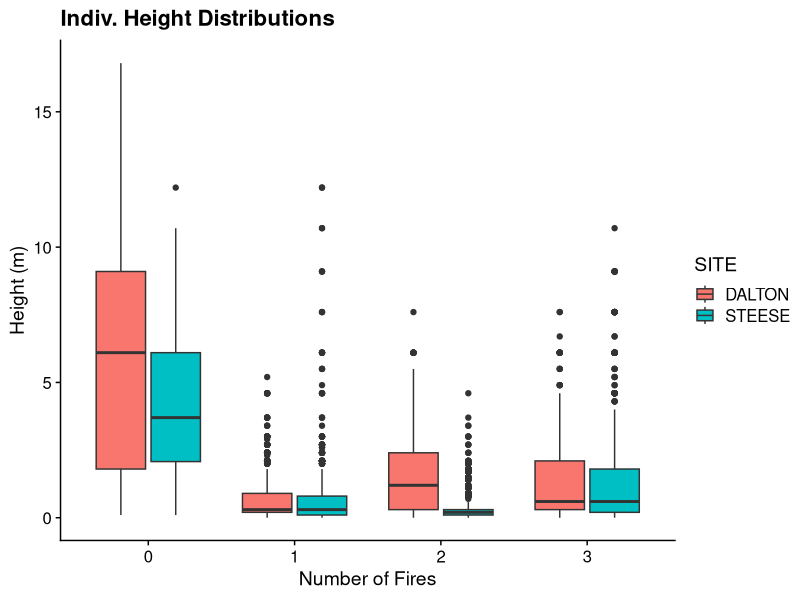
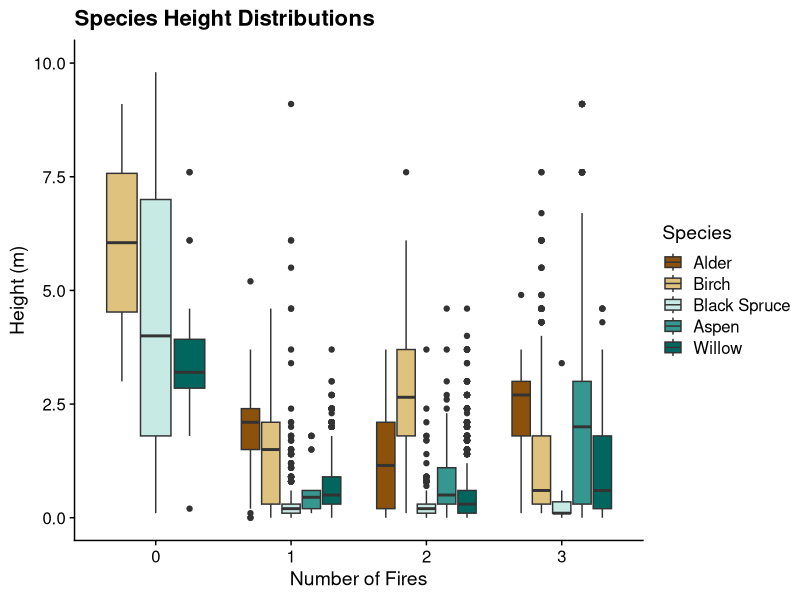

Generate these figures, in order, with R:
# heights of trees

library(tidyverse)
library(cowplot)
theme_set(theme_cowplot())
library(here)

height <- read.csv(here("data/heights.csv"))

colnames(height)

height$CANOPY <- as.numeric(height$CANOPY)

ggplot(height, aes(x = as.factor(TREAT), y = HEIGHT_M, fill = SITE)) + 
  geom_boxplot() + labs(x = "Number of Fires", y = "Height (m)", title = "Indiv. Height Distributions")

site_names <- c('DALTON' = "Upland",
                'STEESE' = "Lowland") # comes from https://stackoverflow.com/questions/3472980/how-to-change-facet-labels

height %>%
  filter(SPP != "ARCTO") %>%
  filter(SPP != "PIGL") %>%
  filter(SPP != "POBA") %>%
  filter(CANOPY > 0) %>%
  ggplot(aes(x = as.factor(TREAT), y = HEIGHT_M, fill = SPP)) + 
  geom_boxplot() + ylim(0,10)  + 
  labs(x = "Number of Fires", y = "Height (m)", 
       title = "Species Height Distributions") + 
  scale_fill_manual(values = c("#8c510a",  "#dfc27d",
                               "#c7eae5", "#35978f", "#01665e"),
                    name = "Species",
                    labels = c("Alder",  "Birch",
                                "Black Spruce",
                              "Aspen", "Willow"))

# averages 
height <- na.omit(height)
av <- height %>%
  group_by(SITE,TREAT, SPP) %>%
  summarise(av = mean(HEIGHT_M)) 

height %>%
  group_by(TREAT, SPP) %>%
  summarise(max(HEIGHT_M)) 

av$av <- round(av$av, digits = 2)

# pulling for table 1 in MS
height$LIVE_DEAD[height$CANOPY == 0] <- "DEAD"
height$LIVE_DEAD[height$CANOPY != 0] <- "LIVE"

live <- height %>%
  group_by(TREAT, LIVE_DEAD) %>%
  summarise(mean = mean(HEIGHT_M), SD = sd(HEIGHT_M, na.rm = T))
